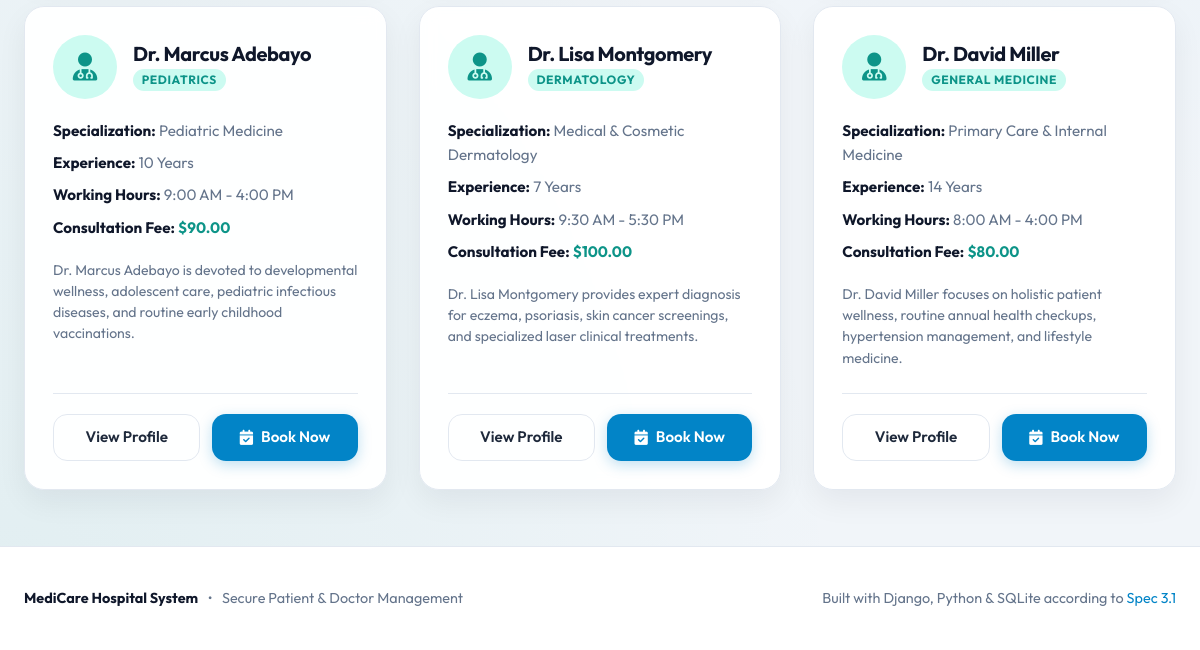
/doctors/ (lower part), run on an earlier commit of the app's database.
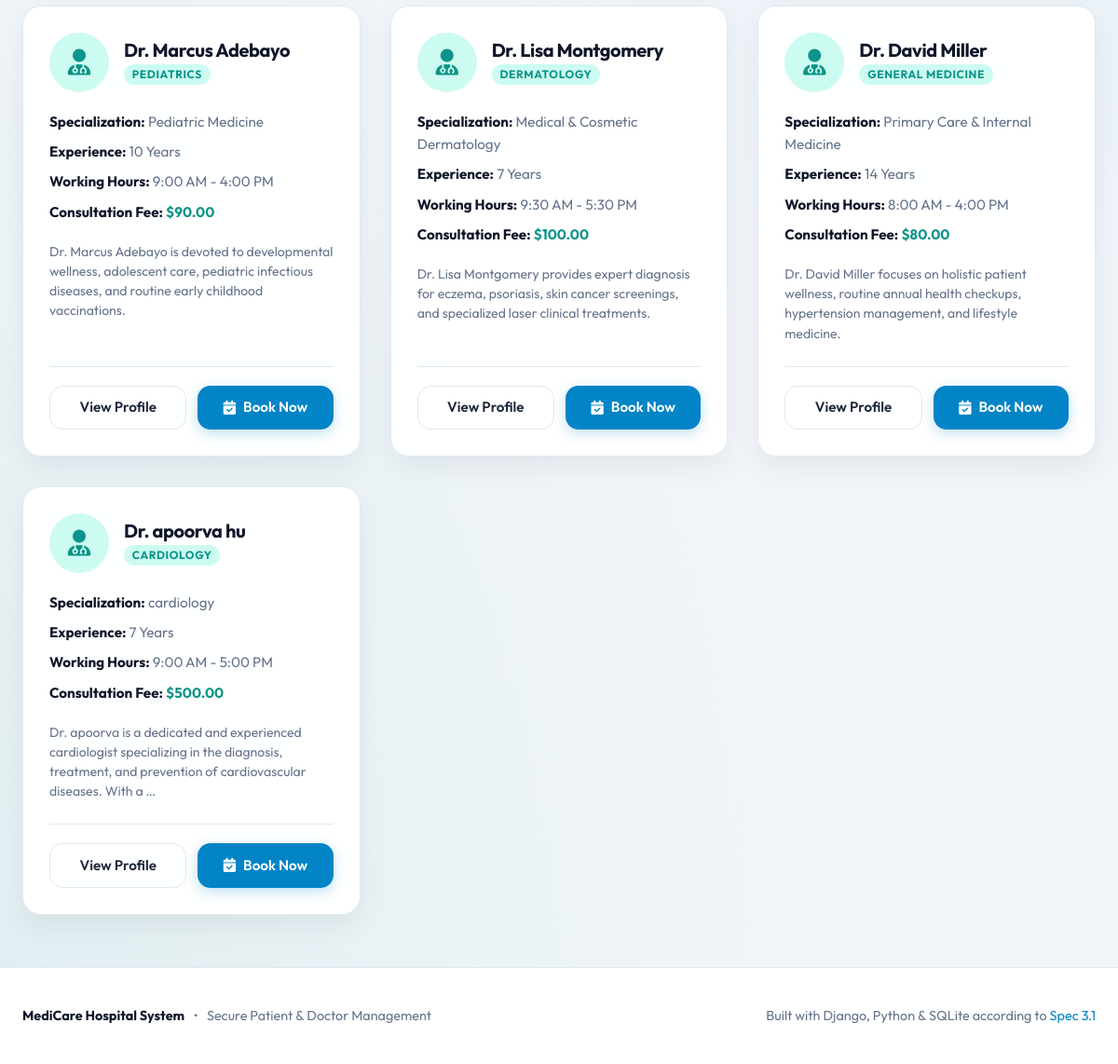
And on a later commit of the database.
### doctors/models.py (models this page shows, shortened)
class Doctor(models.Model):
    user = models.OneToOneField(settings.AUTH_USER_MODEL, on_delete=models.CASCADE, related_name='doctor_profile')
    department = models.ForeignKey(Department, on_delete=models.SET_NULL, null=True, blank=True, related_name='doctors')
    specialization = models.CharField(max_length=120)
    experience = models.PositiveIntegerField(default=0, help_text="Years of professional experience")
    fee = models.DecimalField(max_digits=10, decimal_places=2, default=50.00)
    working_hours_start = models.TimeField(default="09:00:00")
    working_hours_end = models.TimeField(default="17:00:00")
    bio = models.TextField(blank=True)
    room_number = models.CharField(max_length=20, blank=True)
    created_at = models.DateTimeField(auto_now_add=True)
    updated_at = models.DateTimeField(auto_now=True)

class Department(models.Model):
    name = models.CharField(max_length=100, unique=True)
    description = models.TextField(blank=True)
    icon = models.CharField(max_length=50, default='fa-stethoscope', help_text="FontAwesome or Lucide icon name")
    created_at = models.DateTimeField(auto_now_add=True)

### accounts/models.py (models this page shows, shortened)
class User(AbstractUser):
    ROLE_CHOICES = (
        ('patient', 'Patient'),
        ('doctor', 'Doctor'),
        ('admin', 'Admin'),
    )
    email = models.EmailField(unique=True)
    role = models.CharField(max_length=10, choices=ROLE_CHOICES, default='patient')
    phone = models.CharField(max_length=20, blank=True)

### doctors/views.py (the view, shortened to what this page needs)
# urls.py: path('', views.doctor_list_view, name='doctor_list'),
def doctor_list_view(request):
    departments = Department.objects.all()
    selected_dept = request.GET.get('department')
    query = request.GET.get('q')
    doctors = Doctor.objects.select_related('user', 'department').all()
    if selected_dept:
        doctors = doctors.filter(department__id=selected_dept)
    context = {
        'doctors': doctors,
        'departments': departments,
        'selected_dept': int(selected_dept) if selected_dept and selected_dept.isdigit() else '',
        'query': query or '',
    }
    return render(request, 'doctors/doctor_list.html', context)

### templates/doctors/doctor_list.html (shortened to what this page needs)
{% extends 'base.html' %}
{% block content %}
<div class="container" style="padding-top: 2.5rem; padding-bottom: 3.5rem;">
  {% if doctors %}
    <div style="display: grid; grid-template-columns: repeat(auto-fill, minmax(340px, 1fr)); gap: 2rem;">
      {% for doctor in doctors %}
        <div class="card" style="display: flex; flex-direction: column; justify-content: space-between;">
          <div>
            <div style="display: flex; align-items: center; gap: 1rem; margin-bottom: 1.25rem;">
              <div style="width: 64px; height: 64px; border-radius: var(--radius-full); background: var(--secondary-light); color: var(--secondary); display: flex; align-items: center; justify-content: center; font-size: 1.75rem;">
                <i class="fa-solid fa-user-doctor"></i>
              </div>
              <div>
                <h3 style="font-size: 1.25rem;">Dr. {{ doctor.user.get_full_name|default:doctor.user.username }}</h3>
                <span class="role-pill role-doctor" style="font-size: 0.75rem;">
                  {{ doctor.department.name|default:"General Medicine" }}
                </span>
              </div>
            </div>
            <div style="display: flex; flex-direction: column; gap: 0.5rem; margin-bottom: 1.25rem; font-size: 0.95rem; color: var(--text-muted);">
              <div><strong style="color: var(--dark);">Specialization:</strong> {{ doctor.specialization }}</div>
              <div><strong style="color: var(--dark);">Experience:</strong> {{ doctor.experience }} Years</div>
              <div><strong style="color: var(--dark);">Working Hours:</strong> {{ doctor.working_hours_start|time:"g:i A" }} - {{ doctor.working_hours_end|time:"g:i A" }}</div>
              <div><strong style="color: var(--dark);">Consultation Fee:</strong> <span style="color: var(--secondary); font-weight: 700;">${{ doctor.fee }}</span></div>
            </div>
            {% if doctor.bio %}
              <p style="font-size: 0.88rem; color: var(--text-muted); line-height: 1.5; margin-bottom: 1.5rem;">
                {{ doctor.bio|truncatewords:20 }}
              </p>
            {% endif %}
          </div>
          <div style="display: flex; gap: 0.75rem; border-top: 1px solid var(--border-color); padding-top: 1.25rem;">
            <a href="{% url 'doctor_detail' doctor.id %}" class="btn btn-outline" style="flex: 1;">
              View Profile
            </a>
            <a href="{% url 'book_appointment' doctor.id %}" class="btn btn-primary" style="flex: 1;">
              <i class="fa-solid fa-calendar-check"></i> Book Now
            </a>
          </div>
        </div>
      {% endfor %}
    </div>
  {% endif %}
</div>
{% endblock %}

What changed in the data, as far as the page shows it:
added Doctor: user.get_full_name "apoorva hu", department.name "CARDIOLOGY", specialization "cardiology", experience "7", working_hours_start "9:00 AM", working_hours_end "5:00 PM", fee "500.00", bio "Dr. apoorva is a dedicated and experienced cardiologist specializing in the diagnosis, treatment, and prevention of cardiovascular diseases. With a …"
